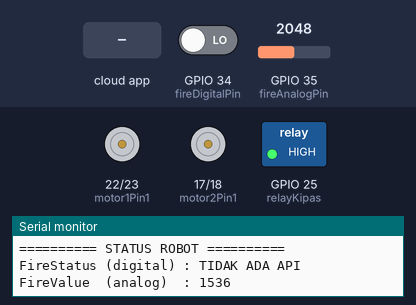
A sketch run on a simulated ESP32. Parts: motor-driver pin pairs drawn as motors (green arrow = first pin HIGH = forward, orange = second pin HIGH = backward, longer = more drive, scaled by the enable pin), switched loads named in the sketch (green lamp = pin HIGH), the last lines printed to the serial monitor. Inputs (shaded band) come from the test bench; at power-on: GPIO 34 (fireDigitalPin) LOW, GPIO 35 (fireAnalogPin) = 2048 (analog values on the 0–4095 scale). WiFi joins after 1.5 s; servers stay silent unless stated; the Firebase database answers and starts empty.

Above: at 2.7 s.
2.8 s: the phone or cloud app sets COMMAND to 1
At 3.5 s:
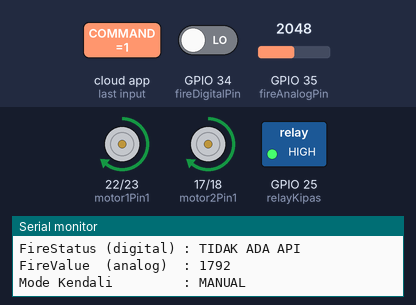
4.3 s: the phone or cloud app sets FIRE to 1
At 5.7 s:
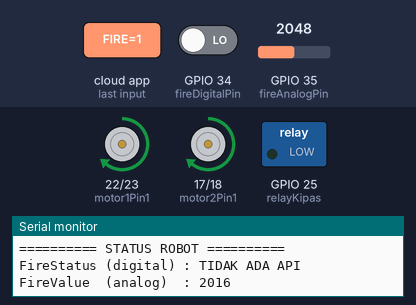
6.0 s: the phone or cloud app sets COMMAND to 2
At 7.8 s:
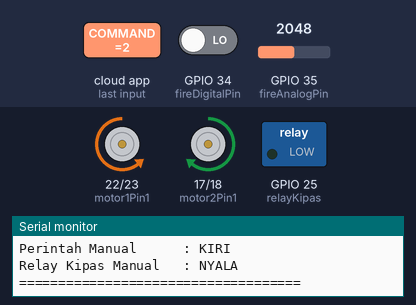
8.1 s: the phone or cloud app sets COMMAND to 3
At 9.3 s:
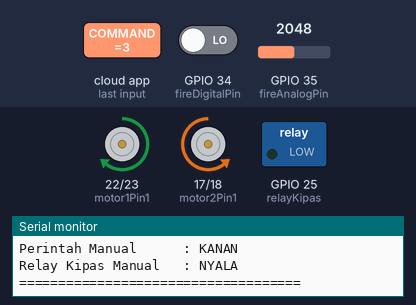
9.6 s: the phone or cloud app sets COMMAND to 4
At 10.8 s:
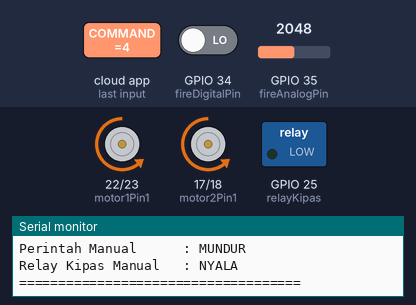
11.1 s: the phone or cloud app sets FIRE to 0
At 11.8 s:
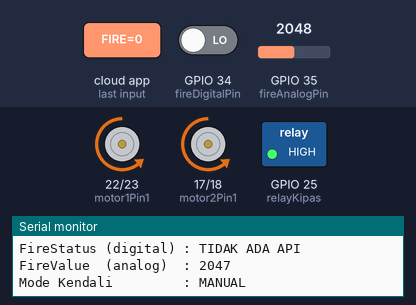
Timing chart, 0 to 13.8 s (numbered marks = the images above; inputs shaded):
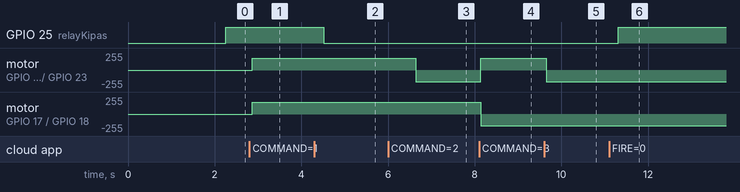

Measured:
- after the input at 2.8 s, motor on GPIO 22 (motor1Pin1) / GPIO 23 (motor1Pin2), motor on GPIO 17 (motor2Pin1) / GPIO 18 (motor2Pin2): stopped → forward 179/255 after 0.06 s
- after the input at 4.3 s, GPIO 25 (relayKipas): HIGH → LOW after 0.22 s
- after the input at 6.0 s, motor on GPIO 22 (motor1Pin1) / GPIO 23 (motor1Pin2): forward 179/255 → backward 179/255 after 0.63 s
- after the input at 8.1 s, motor on GPIO 22 (motor1Pin1) / GPIO 23 (motor1Pin2): backward 179/255 → forward 179/255 at once; motor on GPIO 17 (motor2Pin1) / GPIO 18 (motor2Pin2): forward 179/255 → backward 179/255 at once
- after the input at 9.6 s, motor on GPIO 22 (motor1Pin1) / GPIO 23 (motor1Pin2): forward 179/255 → backward 179/255 after 0.05 s
- after the input at 11.1 s, GPIO 25 (relayKipas): LOW → HIGH after 0.21 s

The sketch:

BNUFIREEXT.ino
```cpp
#include <WiFi.h>
#include <Firebase_ESP_Client.h>

#define WIFI_SSID "#"
#define WIFI_PASSWORD "#"
#define API_KEY "#"
#define DATABASE_URL "#"
#define USER_EMAIL "#"
#define USER_PASSWORD "#"

FirebaseData fbdo;
FirebaseAuth auth;
FirebaseConfig config;

unsigned long lastSendTime = 0;
const unsigned long interval = 500;

// Pin sensor dan output
const int fireAnalogPin = 35;
const int fireDigitalPin = 34;
const int relayKipas = 25;

// Motor
const int motor1Pin1 = 22;
const int motor1Pin2 = 23;
const int enA = 21;
const int motor2Pin1 = 17;
const int motor2Pin2 = 18;
const int enB = 16;

int dutyCycle = 180;

// EMA Filter
float emaValue = 0;
const float alpha = 0.5;  // makin kecil makin halus

int getFilteredFireValue() {
  int raw = analogRead(fireAnalogPin);
  emaValue = alpha * raw + (1 - alpha) * emaValue;
  return (int)emaValue;
}

void setup() {
  Serial.begin(115200);
  WiFi.begin(WIFI_SSID, WIFI_PASSWORD);
  while (WiFi.status() != WL_CONNECTED) {
    Serial.print(".");
    delay(300);
  }
  Serial.println("\nWiFi connected");

  config.api_key = API_KEY;
  auth.user.email = USER_EMAIL;
  auth.user.password = USER_PASSWORD;
  config.database_url = DATABASE_URL;
  Firebase.begin(&config, &auth);
  Firebase.reconnectWiFi(true);

  analogReadResolution(12);
  analogSetAttenuation(ADC_11db);

  pinMode(fireAnalogPin, INPUT);
  pinMode(fireDigitalPin, INPUT);
  pinMode(relayKipas, OUTPUT);
  digitalWrite(relayKipas, LOW);

  pinMode(motor1Pin1, OUTPUT);
  pinMode(motor1Pin2, OUTPUT);
  pinMode(motor2Pin1, OUTPUT);
  pinMode(motor2Pin2, OUTPUT);

  ledcSetup(0, 1000, 8);
  ledcSetup(1, 1000, 8);
  ledcAttachPin(enA, 0);
  ledcAttachPin(enB, 1);
}

void motorStop() {
  digitalWrite(motor1Pin1, LOW);
  digitalWrite(motor1Pin2, LOW);
  digitalWrite(motor2Pin1, LOW);
  digitalWrite(motor2Pin2, LOW);
  ledcWrite(0, 0);
  ledcWrite(1, 0);
}

void motorForward() {
  digitalWrite(motor1Pin1, HIGH);
  digitalWrite(motor1Pin2, LOW);
  digitalWrite(motor2Pin1, HIGH);
  digitalWrite(motor2Pin2, LOW);
  ledcWrite(0, dutyCycle);
  ledcWrite(1, dutyCycle);
}

void motorBackward() {
  digitalWrite(motor1Pin1, LOW);
  digitalWrite(motor1Pin2, HIGH);
  digitalWrite(motor2Pin1, LOW);
  digitalWrite(motor2Pin2, HIGH);
  ledcWrite(0, dutyCycle);
  ledcWrite(1, dutyCycle);
}

void motorLeft() {
  digitalWrite(motor1Pin1, LOW);
  digitalWrite(motor1Pin2, HIGH);
  digitalWrite(motor2Pin1, HIGH);
  digitalWrite(motor2Pin2, LOW);
  ledcWrite(0, dutyCycle);
  ledcWrite(1, dutyCycle);
}

void motorRight() {
  digitalWrite(motor1Pin1, HIGH);
  digitalWrite(motor1Pin2, LOW);
  digitalWrite(motor2Pin1, LOW);
  digitalWrite(motor2Pin2, HIGH);
  ledcWrite(0, dutyCycle);
  ledcWrite(1, dutyCycle);
}

void loop() {
  unsigned long currentTime = millis();
  if (currentTime - lastSendTime >= interval) {
    lastSendTime = currentTime;

    // ==== BACA SENSOR API ====
    int fireValue = getFilteredFireValue();
    int fireStatus = digitalRead(fireDigitalPin);
    Firebase.RTDB.setInt(&fbdo, "/MIKROKONTROLER/FIREVALUE", fireValue);
    Firebase.RTDB.setInt(&fbdo, "/MIKROKONTROLER/FIRESTATUS", fireStatus);

    Serial.println("========== STATUS ROBOT ==========");
    Serial.println("FireStatus (digital) : " + String(fireStatus == 1 ? "API TERDETEKSI" : "TIDAK ADA API"));
    Serial.println("FireValue  (analog)  : " + String(fireValue));

    // ==== BACA MODE ====
    int mode = 0;
    if (Firebase.RTDB.get(&fbdo, "/REMOTE/AUTO")) {
      mode = fbdo.stringData().toInt();
    } else {
      Serial.println("Gagal membaca /REMOTE/AUTO: " + fbdo.errorReason());
    }
    Serial.println("Mode Kendali         : " + String(mode == 0 ? "MANUAL" : "AUTO"));

    // ======================= MODE MANUAL =======================
    if (mode == 0) {
      int cmd = 0;
      if (Firebase.RTDB.get(&fbdo, "/REMOTE/COMMAND")) {
        cmd = fbdo.stringData().toInt();
      } else {
        Serial.println("Gagal membaca /REMOTE/COMMAND: " + fbdo.errorReason());
      }

      Serial.print("Perintah Manual      : ");
      switch (cmd) {
        case 1: Serial.println("MAJU"); motorForward(); break;
        case 2: Serial.println("KIRI"); motorLeft(); break;
        case 3: Serial.println("KANAN"); motorRight(); break;
        case 4: Serial.println("MUNDUR"); motorBackward(); break;
        default: Serial.println("BERHENTI"); motorStop(); break;
      }

      int fireRelay = 0;
      if (Firebase.RTDB.get(&fbdo, "/REMOTE/FIRE")) {
        fireRelay = fbdo.stringData().toInt();
      } else {
        Serial.println("Gagal membaca /REMOTE/FIRE: " + fbdo.errorReason());
      }

      digitalWrite(relayKipas, fireRelay == 1 ? LOW : HIGH);  // Aktif LOW
      Serial.println("Relay Kipas Manual   : " + String(fireRelay == 1 ? "NYALA" : "MATI"));
    }

    // ======================= MODE OTOMATIS =======================
    else {
      int cmd = 0;
      bool commandAvailable = false;
      if (Firebase.RTDB.get(&fbdo, "/firebot/command")) {
        cmd = fbdo.stringData().toInt();
        commandAvailable = true;
      } else {
        Serial.println("Gagal membaca /firebot/command: " + fbdo.errorReason());
      }

      Serial.print("Perintah YOLO        : ");
      switch (cmd) {
        case 1: Serial.println("MAJU"); break;
        case 2: Serial.println("KIRI"); break;
        case 3: Serial.println("KANAN"); break;
        case 4: Serial.println("MUNDUR"); break;
        default: Serial.println("TIDAK ADA / STOP"); break;
      }

      // Jika tidak ada command dari YOLO atau command = 0
      if (!commandAvailable || cmd == 0) {
        Serial.println(">> Tidak ada perintah dari YOLO.");
        motorStop();
        digitalWrite(relayKipas, HIGH); // MATI
        Serial.println(">> Aksi              : MOTOR BERHENTI, RELAY MATI");
      }

      // Koreksi otomatis berdasarkan jarak api (fireValue)
      else if (fireValue < 1) {
        Serial.println(">> Api terlalu dekat (<1)");
        motorBackward();
        digitalWrite(relayKipas, LOW); // MATI
        Serial.println(">> Aksi              : MUNDUR, RELAY MATI");
      }

      else if (fireValue <= 150) {
        Serial.println(">> Jarak optimal (10–150)");
        motorStop();
        digitalWrite(relayKipas, LOW); // NYALA
        Serial.println(">> Aksi              : BERHENTI, RELAY NYALA");
      }
      else if (fireValue > 150 && fireValue < 350 ) {
        Serial.println(">> MULAI PEMADAMAN(150-500)");
        switch (cmd) {
          case 1: motorForward(); break;
          case 2: motorLeft(); break;
          case 3: motorRight(); break;
          case 4: motorBackward(); break;
          default: motorStop(); break;
        }
        digitalWrite(relayKipas, LOW); // MATI
        Serial.println(">> Aksi              : JALANKAN PERINTAH YOLO, RELAY NYALA");
      }

      else {
        // Jalankan command YOLO (jika fireValue > 300)
        Serial.println(">> Api terlalu jauh (>150)");
        switch (cmd) {
          case 1: motorForward(); break;
          case 2: motorLeft(); break;
          case 3: motorRight(); break;
          case 4: motorBackward(); break;
          default: motorStop(); break;
        }
        digitalWrite(relayKipas, HIGH); // MATI
        Serial.println(">> Aksi              : JALANKAN PERINTAH YOLO, RELAY MATI");
      }
    }

    Serial.println("====================================\n");
  }
}


// void loop() {
//   unsigned long currentTime = millis();
//   if (currentTime - lastSendTime >= interval) {
//     lastSendTime = currentTime;

//     int fireValue = getFilteredFireValue();
//     int fireStatus = digitalRead(fireDigitalPin);
//     Firebase.RTDB.setInt(&fbdo, "/MIKROKONTROLER/FIREVALUE", fireValue);
//     Firebase.RTDB.setInt(&fbdo, "/MIKROKONTROLER/FIRESTATUS", fireStatus);

//     Serial.println("========== STATUS ==========");
//     Serial.println("FireStatus (digital) : " + String(fireStatus));
//     Serial.println("FireValue  (analog)  : " + String(fireValue));

//     int mode = 0;
//     if (Firebase.RTDB.get(&fbdo, "/REMOTE/AUTO")) {
//       mode = fbdo.stringData().toInt();
//     } else {
//       Serial.println("Gagal baca /REMOTE/AUTO: " + fbdo.errorReason());
//     }

//     Serial.println("Mode: " + String(mode == 0 ? "MANUAL" : "AUTO"));

//     if (mode == 0) {
//       int cmd = 0;
//       if (Firebase.RTDB.get(&fbdo, "/REMOTE/COMMAND")) {
//         cmd = fbdo.stringData().toInt();
//       } else {
//         Serial.println("Gagal baca /REMOTE/COMMAND: " + fbdo.errorReason());
//       }

//       Serial.println("Manual Command: " + String(cmd));
//       switch (cmd) {
//         case 1: motorForward(); break;
//         case 2: motorLeft(); break;
//         case 3: motorRight(); break;
//         case 4: motorBackward(); break;
//         default: motorStop(); break;
//       }

//       int fireRelay = 0;
//       if (Firebase.RTDB.get(&fbdo, "/REMOTE/FIRE")) {
//         fireRelay = fbdo.stringData().toInt();
//       } else {
//         Serial.println("Gagal baca /REMOTE/FIRE: " + fbdo.errorReason());
//       }

//       digitalWrite(relayKipas, fireRelay == 1 ? HIGH : LOW);
//       Serial.println("Relay Kipas: " + String(fireRelay == 1 ? "NYALA" : "MATI"));

//     } else {
//       int cmd = 0;
//       bool commandAvailable = false;
//       if (Firebase.RTDB.get(&fbdo, "/firebot/command")) {
//         cmd = fbdo.stringData().toInt();
//         commandAvailable = true;
//       } else {
//         Serial.println("Gagal baca /firebot/command: " + fbdo.errorReason());
//       }

//       Serial.println("AUTO Command (YOLO): " + String(cmd));
//       Serial.println("FireValue (analog): " + String(fireValue));

//       if (!commandAvailable || fireStatus == 0 || cmd == 0) {
//         motorStop();
//         digitalWrite(relayKipas, LOW);
//         Serial.println(">> Tidak ada command aktif atau api tidak terdeteksi. Motor STOP. Relay MATI.");
//         return;
//       }

//       // Koreksi posisi terhadap api
//       if (fireValue < 10) {
//         motorBackward();
//         digitalWrite(relayKipas, LOW);
//         Serial.println(">> Api terlalu dekat. MUNDUR. Relay MATI.");
//       } else if (fireValue >= 10 && fireValue <= 300) {
//         motorStop();
//         digitalWrite(relayKipas, HIGH);
//         Serial.println(">> Jarak ideal. STOP & Relay ON.");
//       } else {
//         switch (cmd) {
//           case 1: motorForward(); break;
//           case 2: motorLeft(); break;
//           case 3: motorRight(); break;
//           case 4: motorBackward(); break;
//           default: motorStop(); break;
//         }
//         digitalWrite(relayKipas, LOW);
//         Serial.println(">> Api terlalu jauh. Jalankan perintah YOLO. Relay MATI.");
//       }
//     }

//     Serial.println("===========================\n");
//   }
// }
```
